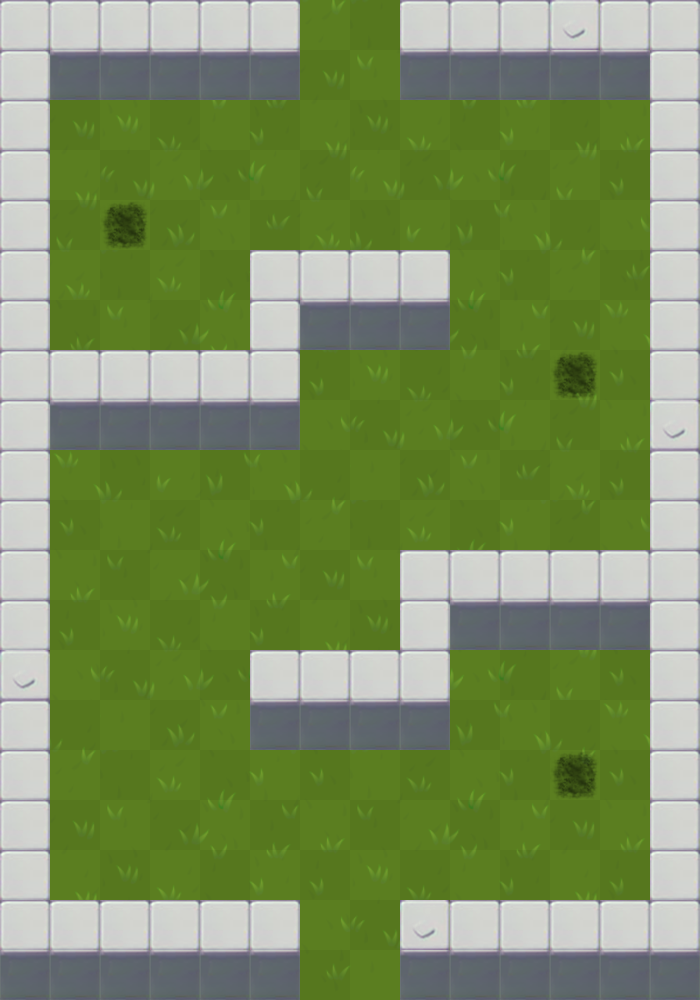

A 2D game scene composited from a Tiled map and its tileset images. What follows is a short description and the map's XML, with each tile layer's data collapsed to a summary:
An orthogonal 14x20 tile map with 50x50 px tiles, 14 tile layers (suelo, pared, enemigos1, enemigos2, ...), 12 tilesets.

<map version="1.2" tiledversion="1.2.3" orientation="orthogonal" renderorder="right-down" width="14" height="20" tilewidth="50" tileheight="50" infinite="0" nextlayerid="15" nextobjectid="1">
 <properties>
  <property name="MovingEnemyFinalPosX" type="float" value="12" />
  <property name="MovingEnemyFinalPosY" type="float" value="3" />
 </properties>
 <tileset firstgid="1" name="0" tilewidth="50" tileheight="50" tilecount="1" columns="1">
  <image source="tiles/0.png" width="64" height="64" />
 </tileset>
 <tileset firstgid="2" name="1" tilewidth="50" tileheight="50" tilecount="1" columns="1">
  <image source="tiles/1.png" width="64" height="64" />
 </tileset>
 <tileset firstgid="3" name="2" tilewidth="50" tileheight="50" tilecount="1" columns="1">
  <image source="tiles/2.png" width="64" height="64" />
 </tileset>
 <tileset firstgid="4" name="3" tilewidth="50" tileheight="50" tilecount="1" columns="1">
  <image source="tiles/3.png" width="64" height="64" />
 </tileset>
 <tileset firstgid="5" name="suciedad50" tilewidth="50" tileheight="50" tilecount="1" columns="1">
  <image source="tiles/suciedad50.png" width="50" height="50" />
 </tileset>
 <tileset firstgid="6" name="hoyo250" tilewidth="50" tileheight="50" tilecount="1" columns="1">
  <image source="tiles/hoyo250.png" width="50" height="50" />
 </tileset>
 <tileset firstgid="7" name="hoyo50" tilewidth="50" tileheight="50" tilecount="1" columns="1">
  <image source="tiles/hoyo50.png" width="50" height="50" />
 </tileset>
 <tileset firstgid="8" name="PuertaTransparente" tilewidth="50" tileheight="50" tilecount="1" columns="1">
  <image source="tiles/PuertaTransparente.png" width="50" height="50" />
 </tileset>
 <tileset firstgid="9" name="Bloque" tilewidth="50" tileheight="50" tilecount="1" columns="1">
  <image source="tiles/Bloque.png" width="50" height="50" />
 </tileset>
 <tileset firstgid="10" name="Bloque2" tilewidth="50" tileheight="50" tilecount="1" columns="1">
  <image source="tiles/Bloque2.png" width="50" height="50" />
 </tileset>
 <tileset firstgid="11" name="BloquePerp" tilewidth="50" tileheight="50" tilecount="1" columns="1">
  <image source="tiles/BloquePerp.png" width="50" height="50" />
 </tileset>
 <tileset firstgid="12" name="sueloCespedCompleto" tilewidth="50" tileheight="50" tilecount="280" columns="14">
  <image source="tiles/sueloCespedCompleto.png" width="700" height="1000" />
 </tileset>
 <layer id="1" name="suelo" width="14" height="20">
  <data>[280 cells, 280 non-empty, 280 distinct tile ids]</data>
 </layer>
 <layer id="2" name="pared" width="14" height="20">
  <data>[280 cells, 116 non-empty, 3 distinct tile ids]</data>
 </layer>
 <layer id="3" name="enemigos1" width="14" height="20">
  <data>[280 cells, 2 non-empty, 1 distinct tile ids]</data>
 </layer>
 <layer id="4" name="enemigos2" width="14" height="20">
  <data>[280 cells, 1 non-empty, 1 distinct tile ids]</data>
 </layer>
 <layer id="5" name="enemigos3" width="14" height="20">
  <data>[280 cells, 0 non-empty, 0 distinct tile ids]</data>
 </layer>
 <layer id="14" name="enemigos4" width="14" height="20">
  <data>[280 cells, 0 non-empty, 0 distinct tile ids]</data>
 </layer>
 <layer id="6" name="blocker" width="14" height="20">
  <data>[280 cells, 0 non-empty, 0 distinct tile ids]</data>
 </layer>
 <layer id="12" name="pinchos" width="14" height="20">
  <data>[280 cells, 0 non-empty, 0 distinct tile ids]</data>
 </layer>
 <layer id="13" name="sierra" width="14" height="20">
  <data>[280 cells, 0 non-empty, 0 distinct tile ids]</data>
 </layer>
 <layer id="7" name="mejoraVida" width="14" height="20">
  <data>[280 cells, 0 non-empty, 0 distinct tile ids]</data>
 </layer>
 <layer id="8" name="mejoraAtaque" width="14" height="20">
  <data>[280 cells, 0 non-empty, 0 distinct tile ids]</data>
 </layer>
 <layer id="9" name="mejoraMovimiento" width="14" height="20">
  <data>[280 cells, 0 non-empty, 0 distinct tile ids]</data>
 </layer>
 <layer id="10" name="mejoraCadencia" width="14" height="20">
  <data>[280 cells, 0 non-empty, 0 distinct tile ids]</data>
 </layer>
 <layer id="11" name="puerta" width="14" height="20">
  <data>[280 cells, 2 non-empty, 1 distinct tile ids]</data>
 </layer>
</map>
